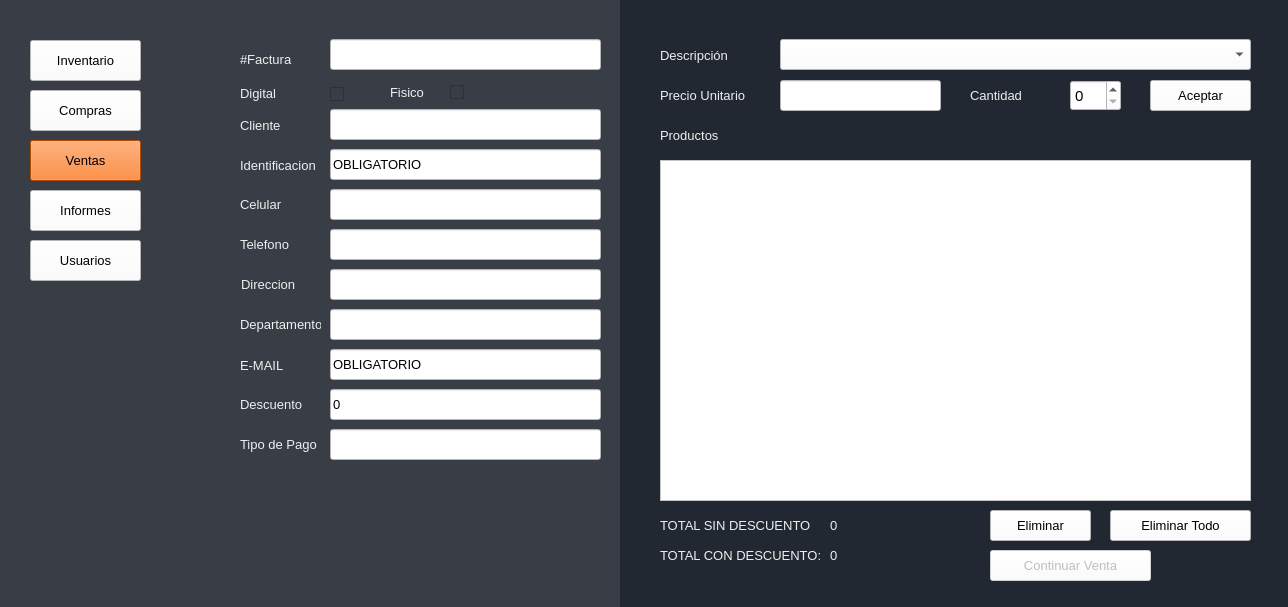
<?xml version="1.0" encoding="UTF-8"?>
<ui version="4.0">
 <class>Ventas</class>
 <widget class="QMainWindow" name="Ventas">
  <property name="windowModality">
   <enum>Qt::NonModal</enum>
  </property>
  <property name="geometry">
   <rect>
    <x>0</x>
    <y>0</y>
    <width>1288</width>
    <height>607</height>
   </rect>
  </property>
  <property name="sizePolicy">
   <sizepolicy hsizetype="Expanding" vsizetype="Expanding">
    <horstretch>0</horstretch>
    <verstretch>0</verstretch>
   </sizepolicy>
  </property>
  <property name="minimumSize">
   <size>
    <width>0</width>
    <height>0</height>
   </size>
  </property>
  <property name="maximumSize">
   <size>
    <width>1366</width>
    <height>768</height>
   </size>
  </property>
  <property name="windowTitle">
   <string>Ventas</string>
  </property>
  <property name="styleSheet">
   <string notr="true">background-color: rgb(255, 255, 255);</string>
  </property>
  <widget class="QWidget" name="centralwidget">
   <widget class="QLabel" name="label_5">
    <property name="geometry">
     <rect>
      <x>390</x>
      <y>77</y>
      <width>51</width>
      <height>31</height>
     </rect>
    </property>
    <property name="font">
     <font>
      <family>Arial</family>
      <pointsize>10</pointsize>
      <weight>50</weight>
      <bold>false</bold>
     </font>
    </property>
    <property name="styleSheet">
     <string notr="true">background-color: rgb(57, 62, 70);
color: rgb(238, 238, 238);</string>
    </property>
    <property name="text">
     <string>Fisico</string>
    </property>
   </widget>
   <widget class="QCheckBox" name="checkBoxDigital">
    <property name="geometry">
     <rect>
      <x>330</x>
      <y>86</y>
      <width>16</width>
      <height>17</height>
     </rect>
    </property>
    <property name="font">
     <font>
      <family>Eras Bold ITC</family>
      <pointsize>12</pointsize>
     </font>
    </property>
    <property name="styleSheet">
     <string notr="true">background-color: rgb(57, 62, 70);</string>
    </property>
    <property name="text">
     <string/>
    </property>
   </widget>
   <widget class="QLabel" name="label_7">
    <property name="geometry">
     <rect>
      <x>240</x>
      <y>78</y>
      <width>51</width>
      <height>31</height>
     </rect>
    </property>
    <property name="font">
     <font>
      <family>Arial</family>
      <pointsize>10</pointsize>
      <weight>50</weight>
      <bold>false</bold>
     </font>
    </property>
    <property name="styleSheet">
     <string notr="true">background-color: rgb(57, 62, 70);
color: rgb(238, 238, 238);</string>
    </property>
    <property name="text">
     <string>Digital</string>
    </property>
   </widget>
   <widget class="QCheckBox" name="checkBoxFisico">
    <property name="geometry">
     <rect>
      <x>450</x>
      <y>84</y>
      <width>16</width>
      <height>17</height>
     </rect>
    </property>
    <property name="font">
     <font>
      <family>Eras Bold ITC</family>
      <pointsize>12</pointsize>
     </font>
    </property>
    <property name="styleSheet">
     <string notr="true">background-color: rgb(57, 62, 70);</string>
    </property>
    <property name="text">
     <string/>
    </property>
   </widget>
   <widget class="QLabel" name="label_8">
    <property name="geometry">
     <rect>
      <x>240</x>
      <y>49</y>
      <width>61</width>
      <height>21</height>
     </rect>
    </property>
    <property name="font">
     <font>
      <family>Arial</family>
      <pointsize>10</pointsize>
      <weight>50</weight>
      <bold>false</bold>
     </font>
    </property>
    <property name="autoFillBackground">
     <bool>false</bool>
    </property>
    <property name="styleSheet">
     <string notr="true">background-color: rgb(57, 62, 70);
color: rgb(238, 238, 238);</string>
    </property>
    <property name="text">
     <string>#Factura</string>
    </property>
   </widget>
   <widget class="QLineEdit" name="lineEditFactura">
    <property name="geometry">
     <rect>
      <x>330</x>
      <y>39</y>
      <width>271</width>
      <height>31</height>
     </rect>
    </property>
    <property name="font">
     <font>
      <family>Arial</family>
      <pointsize>10</pointsize>
     </font>
    </property>
    <property name="styleSheet">
     <string notr="true">background-color: rgb(255, 255, 255);</string>
    </property>
    <property name="text">
     <string/>
    </property>
   </widget>
   <widget class="QLabel" name="label_9">
    <property name="geometry">
     <rect>
      <x>240</x>
      <y>110</y>
      <width>51</width>
      <height>31</height>
     </rect>
    </property>
    <property name="font">
     <font>
      <family>Arial</family>
      <pointsize>10</pointsize>
      <weight>50</weight>
      <bold>false</bold>
     </font>
    </property>
    <property name="styleSheet">
     <string notr="true">background-color: rgb(57, 62, 70);
color: rgb(238, 238, 238);</string>
    </property>
    <property name="text">
     <string>Cliente</string>
    </property>
   </widget>
   <widget class="QLineEdit" name="lineEditCliente">
    <property name="geometry">
     <rect>
      <x>330</x>
      <y>109</y>
      <width>271</width>
      <height>31</height>
     </rect>
    </property>
    <property name="font">
     <font>
      <family>Arial</family>
      <pointsize>10</pointsize>
     </font>
    </property>
    <property name="styleSheet">
     <string notr="true">background-color: rgb(255, 255, 255);</string>
    </property>
    <property name="text">
     <string/>
    </property>
   </widget>
   <widget class="QLabel" name="label_12">
    <property name="geometry">
     <rect>
      <x>240</x>
      <y>150</y>
      <width>91</width>
      <height>31</height>
     </rect>
    </property>
    <property name="font">
     <font>
      <family>Arial</family>
      <pointsize>10</pointsize>
      <weight>50</weight>
      <bold>false</bold>
     </font>
    </property>
    <property name="styleSheet">
     <string notr="true">background-color: rgb(57, 62, 70);
color: rgb(238, 238, 238);</string>
    </property>
    <property name="text">
     <string>Identificacion</string>
    </property>
   </widget>
   <widget class="QLineEdit" name="lineEditIdentificacion">
    <property name="geometry">
     <rect>
      <x>330</x>
      <y>149</y>
      <width>271</width>
      <height>31</height>
     </rect>
    </property>
    <property name="font">
     <font>
      <family>Arial</family>
      <pointsize>10</pointsize>
     </font>
    </property>
    <property name="styleSheet">
     <string notr="true">background-color: rgb(255, 255, 255);</string>
    </property>
    <property name="text">
     <string>OBLIGATORIO</string>
    </property>
   </widget>
   <widget class="QLabel" name="label_13">
    <property name="geometry">
     <rect>
      <x>240</x>
      <y>189</y>
      <width>71</width>
      <height>31</height>
     </rect>
    </property>
    <property name="font">
     <font>
      <family>Arial</family>
      <pointsize>10</pointsize>
      <weight>50</weight>
      <bold>false</bold>
     </font>
    </property>
    <property name="styleSheet">
     <string notr="true">background-color: rgb(57, 62, 70);
color: rgb(238, 238, 238);</string>
    </property>
    <property name="text">
     <string>Celular</string>
    </property>
   </widget>
   <widget class="QLineEdit" name="lineEditCelular">
    <property name="geometry">
     <rect>
      <x>330</x>
      <y>189</y>
      <width>271</width>
      <height>31</height>
     </rect>
    </property>
    <property name="font">
     <font>
      <family>Arial</family>
      <pointsize>10</pointsize>
     </font>
    </property>
    <property name="styleSheet">
     <string notr="true">background-color: rgb(255, 255, 255);</string>
    </property>
    <property name="text">
     <string/>
    </property>
   </widget>
   <widget class="QLabel" name="label_14">
    <property name="geometry">
     <rect>
      <x>240</x>
      <y>229</y>
      <width>61</width>
      <height>31</height>
     </rect>
    </property>
    <property name="font">
     <font>
      <family>Arial</family>
      <pointsize>10</pointsize>
      <weight>50</weight>
      <bold>false</bold>
     </font>
    </property>
    <property name="styleSheet">
     <string notr="true">background-color: rgb(57, 62, 70);
color: rgb(238, 238, 238);</string>
    </property>
    <property name="text">
     <string>Telefono</string>
    </property>
   </widget>
   <widget class="QLineEdit" name="lineEditTelefono">
    <property name="geometry">
     <rect>
      <x>330</x>
      <y>229</y>
      <width>271</width>
      <height>31</height>
     </rect>
    </property>
    <property name="font">
     <font>
      <family>Arial</family>
      <pointsize>10</pointsize>
     </font>
    </property>
    <property name="styleSheet">
     <string notr="true">background-color: rgb(255, 255, 255);</string>
    </property>
    <property name="text">
     <string/>
    </property>
   </widget>
   <widget class="QLabel" name="label_15">
    <property name="geometry">
     <rect>
      <x>241</x>
      <y>269</y>
      <width>71</width>
      <height>31</height>
     </rect>
    </property>
    <property name="font">
     <font>
      <family>Arial</family>
      <pointsize>10</pointsize>
      <weight>50</weight>
      <bold>false</bold>
     </font>
    </property>
    <property name="styleSheet">
     <string notr="true">background-color: rgb(57, 62, 70);
color: rgb(238, 238, 238);</string>
    </property>
    <property name="text">
     <string>Direccion</string>
    </property>
   </widget>
   <widget class="QLineEdit" name="lineEditDireccion">
    <property name="geometry">
     <rect>
      <x>330</x>
      <y>269</y>
      <width>271</width>
      <height>31</height>
     </rect>
    </property>
    <property name="font">
     <font>
      <family>Arial</family>
      <pointsize>10</pointsize>
     </font>
    </property>
    <property name="styleSheet">
     <string notr="true">background-color: rgb(255, 255, 255);</string>
    </property>
    <property name="text">
     <string/>
    </property>
   </widget>
   <widget class="QLabel" name="label_16">
    <property name="geometry">
     <rect>
      <x>240</x>
      <y>350</y>
      <width>51</width>
      <height>31</height>
     </rect>
    </property>
    <property name="font">
     <font>
      <family>Arial</family>
      <pointsize>10</pointsize>
      <weight>50</weight>
      <bold>false</bold>
     </font>
    </property>
    <property name="styleSheet">
     <string notr="true">background-color: rgb(57, 62, 70);
color: rgb(238, 238, 238);</string>
    </property>
    <property name="text">
     <string>E-MAIL</string>
    </property>
   </widget>
   <widget class="QLineEdit" name="lineEditEMAIL">
    <property name="geometry">
     <rect>
      <x>330</x>
      <y>349</y>
      <width>271</width>
      <height>31</height>
     </rect>
    </property>
    <property name="font">
     <font>
      <family>Arial</family>
      <pointsize>10</pointsize>
     </font>
    </property>
    <property name="styleSheet">
     <string notr="true">background-color: rgb(255, 255, 255);</string>
    </property>
    <property name="text">
     <string>OBLIGATORIO</string>
    </property>
   </widget>
   <widget class="QLineEdit" name="lineEditDescuento">
    <property name="enabled">
     <bool>true</bool>
    </property>
    <property name="geometry">
     <rect>
      <x>330</x>
      <y>389</y>
      <width>271</width>
      <height>31</height>
     </rect>
    </property>
    <property name="font">
     <font>
      <family>Arial</family>
      <pointsize>10</pointsize>
     </font>
    </property>
    <property name="styleSheet">
     <string notr="true">background-color: rgb(255, 255, 255);</string>
    </property>
    <property name="text">
     <string>0</string>
    </property>
   </widget>
   <widget class="QLabel" name="label_17">
    <property name="geometry">
     <rect>
      <x>240</x>
      <y>389</y>
      <width>71</width>
      <height>31</height>
     </rect>
    </property>
    <property name="font">
     <font>
      <family>Arial</family>
      <pointsize>10</pointsize>
      <weight>50</weight>
      <bold>false</bold>
     </font>
    </property>
    <property name="styleSheet">
     <string notr="true">background-color: rgb(57, 62, 70);
color: rgb(238, 238, 238);</string>
    </property>
    <property name="text">
     <string>Descuento</string>
    </property>
   </widget>
   <widget class="QLabel" name="label_4">
    <property name="geometry">
     <rect>
      <x>660</x>
      <y>40</y>
      <width>111</width>
      <height>31</height>
     </rect>
    </property>
    <property name="font">
     <font>
      <family>Arial</family>
      <pointsize>10</pointsize>
      <weight>50</weight>
      <bold>false</bold>
     </font>
    </property>
    <property name="styleSheet">
     <string notr="true">background-color: rgb(34, 40, 49);
color: rgb(238, 238, 238);</string>
    </property>
    <property name="text">
     <string>Descripción</string>
    </property>
   </widget>
   <widget class="QComboBox" name="comboBoxDescripcion">
    <property name="geometry">
     <rect>
      <x>780</x>
      <y>39</y>
      <width>471</width>
      <height>31</height>
     </rect>
    </property>
    <property name="font">
     <font>
      <family>Arial</family>
      <pointsize>10</pointsize>
     </font>
    </property>
    <property name="styleSheet">
     <string notr="true">background-color: rgb(255, 255, 255);</string>
    </property>
   </widget>
   <widget class="QSpinBox" name="spinBoxCantidad">
    <property name="geometry">
     <rect>
      <x>1070</x>
      <y>80</y>
      <width>51</width>
      <height>31</height>
     </rect>
    </property>
    <property name="font">
     <font>
      <family>Arial</family>
      <pointsize>11</pointsize>
     </font>
    </property>
    <property name="styleSheet">
     <string notr="true">background-color: rgb(255, 255, 255);</string>
    </property>
   </widget>
   <widget class="QPushButton" name="botonVentasAceptar">
    <property name="geometry">
     <rect>
      <x>1150</x>
      <y>80</y>
      <width>101</width>
      <height>31</height>
     </rect>
    </property>
    <property name="font">
     <font>
      <family>Arial</family>
      <pointsize>10</pointsize>
      <weight>50</weight>
      <bold>false</bold>
     </font>
    </property>
    <property name="styleSheet">
     <string notr="true">background-color: rgb(255, 255, 255);</string>
    </property>
    <property name="text">
     <string>Aceptar</string>
    </property>
   </widget>
   <widget class="QListWidget" name="listWidget">
    <property name="geometry">
     <rect>
      <x>660</x>
      <y>160</y>
      <width>591</width>
      <height>341</height>
     </rect>
    </property>
    <property name="font">
     <font>
      <family>Arial</family>
      <pointsize>10</pointsize>
     </font>
    </property>
    <property name="styleSheet">
     <string notr="true">background-color: rgb(255, 255, 255);</string>
    </property>
   </widget>
   <widget class="QPushButton" name="botonEliminar">
    <property name="geometry">
     <rect>
      <x>990</x>
      <y>510</y>
      <width>101</width>
      <height>31</height>
     </rect>
    </property>
    <property name="font">
     <font>
      <family>Arial</family>
      <pointsize>10</pointsize>
      <weight>50</weight>
      <bold>false</bold>
     </font>
    </property>
    <property name="styleSheet">
     <string notr="true">background-color: rgb(255, 255, 255);</string>
    </property>
    <property name="text">
     <string>Eliminar</string>
    </property>
   </widget>
   <widget class="QLabel" name="label_6">
    <property name="geometry">
     <rect>
      <x>660</x>
      <y>120</y>
      <width>91</width>
      <height>31</height>
     </rect>
    </property>
    <property name="font">
     <font>
      <family>Arial</family>
      <pointsize>10</pointsize>
      <weight>50</weight>
      <bold>false</bold>
     </font>
    </property>
    <property name="styleSheet">
     <string notr="true">background-color: rgb(34, 40, 49);
color: rgb(238, 238, 238);</string>
    </property>
    <property name="text">
     <string>Productos</string>
    </property>
   </widget>
   <widget class="QPushButton" name="botonEliminarTodo">
    <property name="geometry">
     <rect>
      <x>1110</x>
      <y>510</y>
      <width>141</width>
      <height>31</height>
     </rect>
    </property>
    <property name="font">
     <font>
      <family>Arial</family>
      <pointsize>10</pointsize>
      <weight>50</weight>
      <bold>false</bold>
     </font>
    </property>
    <property name="styleSheet">
     <string notr="true">background-color: rgb(255, 255, 255);</string>
    </property>
    <property name="text">
     <string>Eliminar Todo</string>
    </property>
   </widget>
   <widget class="QPushButton" name="botonContinuarVenta">
    <property name="enabled">
     <bool>false</bool>
    </property>
    <property name="geometry">
     <rect>
      <x>990</x>
      <y>550</y>
      <width>161</width>
      <height>31</height>
     </rect>
    </property>
    <property name="font">
     <font>
      <family>Arial</family>
      <pointsize>10</pointsize>
      <weight>50</weight>
      <bold>false</bold>
     </font>
    </property>
    <property name="styleSheet">
     <string notr="true">background-color: rgb(255, 255, 255);</string>
    </property>
    <property name="text">
     <string>Continuar Venta</string>
    </property>
   </widget>
   <widget class="QLabel" name="label_10">
    <property name="geometry">
     <rect>
      <x>660</x>
      <y>80</y>
      <width>141</width>
      <height>31</height>
     </rect>
    </property>
    <property name="font">
     <font>
      <family>Arial</family>
      <pointsize>10</pointsize>
      <weight>50</weight>
      <bold>false</bold>
     </font>
    </property>
    <property name="styleSheet">
     <string notr="true">background-color: rgb(34, 40, 49);
color: rgb(238, 238, 238);</string>
    </property>
    <property name="text">
     <string>Precio Unitario</string>
    </property>
   </widget>
   <widget class="QLineEdit" name="lineEditPrecio">
    <property name="geometry">
     <rect>
      <x>780</x>
      <y>80</y>
      <width>161</width>
      <height>31</height>
     </rect>
    </property>
    <property name="font">
     <font>
      <family>Arial</family>
      <pointsize>10</pointsize>
     </font>
    </property>
    <property name="styleSheet">
     <string notr="true">background-color: rgb(255, 255, 255);</string>
    </property>
    <property name="text">
     <string/>
    </property>
   </widget>
   <widget class="QLabel" name="label_11">
    <property name="geometry">
     <rect>
      <x>970</x>
      <y>80</y>
      <width>91</width>
      <height>31</height>
     </rect>
    </property>
    <property name="font">
     <font>
      <family>Arial</family>
      <pointsize>10</pointsize>
      <weight>50</weight>
      <bold>false</bold>
     </font>
    </property>
    <property name="styleSheet">
     <string notr="true">background-color: rgb(34, 40, 49);
color: rgb(238, 238, 238);</string>
    </property>
    <property name="text">
     <string>Cantidad</string>
    </property>
   </widget>
   <widget class="QLabel" name="label">
    <property name="geometry">
     <rect>
      <x>620</x>
      <y>0</y>
      <width>701</width>
      <height>611</height>
     </rect>
    </property>
    <property name="font">
     <font>
      <family>Eras Bold ITC</family>
      <pointsize>12</pointsize>
      <weight>50</weight>
      <bold>false</bold>
     </font>
    </property>
    <property name="styleSheet">
     <string notr="true">background-color: rgb(34, 40, 49);
color: rgb(238, 238, 238);</string>
    </property>
    <property name="text">
     <string/>
    </property>
   </widget>
   <widget class="QPushButton" name="botonInformes">
    <property name="geometry">
     <rect>
      <x>30</x>
      <y>190</y>
      <width>111</width>
      <height>41</height>
     </rect>
    </property>
    <property name="font">
     <font>
      <family>Arial</family>
      <pointsize>10</pointsize>
      <weight>50</weight>
      <bold>false</bold>
     </font>
    </property>
    <property name="styleSheet">
     <string notr="true">background-color: rgb(255, 255, 255);</string>
    </property>
    <property name="text">
     <string>Informes</string>
    </property>
   </widget>
   <widget class="QPushButton" name="botonCompras">
    <property name="geometry">
     <rect>
      <x>30</x>
      <y>90</y>
      <width>111</width>
      <height>41</height>
     </rect>
    </property>
    <property name="font">
     <font>
      <family>Arial</family>
      <pointsize>10</pointsize>
      <weight>50</weight>
      <bold>false</bold>
     </font>
    </property>
    <property name="styleSheet">
     <string notr="true">background-color: rgb(255, 255, 255);</string>
    </property>
    <property name="text">
     <string>Compras</string>
    </property>
   </widget>
   <widget class="QPushButton" name="botonInventario">
    <property name="geometry">
     <rect>
      <x>30</x>
      <y>40</y>
      <width>111</width>
      <height>41</height>
     </rect>
    </property>
    <property name="font">
     <font>
      <family>Arial</family>
      <pointsize>10</pointsize>
      <weight>50</weight>
      <bold>false</bold>
     </font>
    </property>
    <property name="styleSheet">
     <string notr="true">background-color: rgb(255, 255, 255);</string>
    </property>
    <property name="text">
     <string>Inventario</string>
    </property>
   </widget>
   <widget class="QPushButton" name="botonVentas">
    <property name="geometry">
     <rect>
      <x>30</x>
      <y>140</y>
      <width>111</width>
      <height>41</height>
     </rect>
    </property>
    <property name="font">
     <font>
      <family>Arial</family>
      <pointsize>10</pointsize>
      <weight>50</weight>
      <bold>false</bold>
     </font>
    </property>
    <property name="styleSheet">
     <string notr="true">background-color: rgb(255, 102, 0);</string>
    </property>
    <property name="text">
     <string>Ventas</string>
    </property>
   </widget>
   <widget class="QLabel" name="label_18">
    <property name="geometry">
     <rect>
      <x>240</x>
      <y>429</y>
      <width>91</width>
      <height>31</height>
     </rect>
    </property>
    <property name="font">
     <font>
      <family>Arial</family>
      <pointsize>10</pointsize>
      <weight>50</weight>
      <bold>false</bold>
     </font>
    </property>
    <property name="styleSheet">
     <string notr="true">background-color: rgb(57, 62, 70);
color: rgb(238, 238, 238);</string>
    </property>
    <property name="text">
     <string>Tipo de Pago</string>
    </property>
   </widget>
   <widget class="QLineEdit" name="lineEditTipoPago">
    <property name="enabled">
     <bool>true</bool>
    </property>
    <property name="geometry">
     <rect>
      <x>330</x>
      <y>429</y>
      <width>271</width>
      <height>31</height>
     </rect>
    </property>
    <property name="font">
     <font>
      <family>Arial</family>
      <pointsize>10</pointsize>
     </font>
    </property>
    <property name="styleSheet">
     <string notr="true">background-color: rgb(255, 255, 255);</string>
    </property>
    <property name="text">
     <string/>
    </property>
   </widget>
   <widget class="QLabel" name="label_19">
    <property name="geometry">
     <rect>
      <x>240</x>
      <y>309</y>
      <width>81</width>
      <height>31</height>
     </rect>
    </property>
    <property name="font">
     <font>
      <family>Arial</family>
      <pointsize>10</pointsize>
      <weight>50</weight>
      <bold>false</bold>
     </font>
    </property>
    <property name="styleSheet">
     <string notr="true">background-color: rgb(57, 62, 70);
color: rgb(238, 238, 238);</string>
    </property>
    <property name="text">
     <string>Departamento</string>
    </property>
   </widget>
   <widget class="QLineEdit" name="lineEditDepartamento">
    <property name="enabled">
     <bool>true</bool>
    </property>
    <property name="geometry">
     <rect>
      <x>330</x>
      <y>309</y>
      <width>271</width>
      <height>31</height>
     </rect>
    </property>
    <property name="font">
     <font>
      <family>Arial</family>
      <pointsize>10</pointsize>
     </font>
    </property>
    <property name="styleSheet">
     <string notr="true">background-color: rgb(255, 255, 255);</string>
    </property>
    <property name="text">
     <string/>
    </property>
   </widget>
   <widget class="QPushButton" name="Usuarios">
    <property name="geometry">
     <rect>
      <x>30</x>
      <y>240</y>
      <width>111</width>
      <height>41</height>
     </rect>
    </property>
    <property name="font">
     <font>
      <family>Arial</family>
      <pointsize>10</pointsize>
      <weight>50</weight>
      <bold>false</bold>
     </font>
    </property>
    <property name="styleSheet">
     <string notr="true">background-color: rgb(255, 255, 255);</string>
    </property>
    <property name="text">
     <string>Usuarios</string>
    </property>
   </widget>
   <widget class="QLabel" name="Label_Total">
    <property name="geometry">
     <rect>
      <x>830</x>
      <y>510</y>
      <width>131</width>
      <height>31</height>
     </rect>
    </property>
    <property name="font">
     <font>
      <family>Arial</family>
      <pointsize>10</pointsize>
      <weight>50</weight>
      <bold>false</bold>
     </font>
    </property>
    <property name="styleSheet">
     <string notr="true">background-color: rgb(34, 40, 49);
color: rgb(238, 238, 238);</string>
    </property>
    <property name="text">
     <string>0</string>
    </property>
   </widget>
   <widget class="QLabel" name="label_2">
    <property name="geometry">
     <rect>
      <x>660</x>
      <y>510</y>
      <width>151</width>
      <height>31</height>
     </rect>
    </property>
    <property name="font">
     <font>
      <family>Arial</family>
      <pointsize>10</pointsize>
      <weight>50</weight>
      <bold>false</bold>
     </font>
    </property>
    <property name="styleSheet">
     <string notr="true">background-color: rgb(34, 40, 49);
color: rgb(238, 238, 238);</string>
    </property>
    <property name="text">
     <string>TOTAL SIN DESCUENTO:</string>
    </property>
   </widget>
   <widget class="QLabel" name="label_3">
    <property name="geometry">
     <rect>
      <x>660</x>
      <y>540</y>
      <width>171</width>
      <height>31</height>
     </rect>
    </property>
    <property name="font">
     <font>
      <family>Arial</family>
      <pointsize>10</pointsize>
      <weight>50</weight>
      <bold>false</bold>
     </font>
    </property>
    <property name="styleSheet">
     <string notr="true">background-color: rgb(34, 40, 49);
color: rgb(238, 238, 238);</string>
    </property>
    <property name="text">
     <string>TOTAL CON DESCUENTO:</string>
    </property>
   </widget>
   <widget class="QLabel" name="valor_Descuento">
    <property name="geometry">
     <rect>
      <x>830</x>
      <y>540</y>
      <width>131</width>
      <height>31</height>
     </rect>
    </property>
    <property name="font">
     <font>
      <family>Arial</family>
      <pointsize>10</pointsize>
      <weight>50</weight>
      <bold>false</bold>
     </font>
    </property>
    <property name="styleSheet">
     <string notr="true">background-color: rgb(34, 40, 49);
color: rgb(238, 238, 238);</string>
    </property>
    <property name="text">
     <string>0</string>
    </property>
   </widget>
   <widget class="QLabel" name="label_21">
    <property name="geometry">
     <rect>
      <x>0</x>
      <y>0</y>
      <width>621</width>
      <height>621</height>
     </rect>
    </property>
    <property name="styleSheet">
     <string notr="true">background-color: rgb(57, 62, 70);</string>
    </property>
    <property name="text">
     <string/>
    </property>
   </widget>
   <zorder>label_21</zorder>
   <zorder>label</zorder>
   <zorder>label_5</zorder>
   <zorder>checkBoxDigital</zorder>
   <zorder>label_7</zorder>
   <zorder>checkBoxFisico</zorder>
   <zorder>label_8</zorder>
   <zorder>lineEditFactura</zorder>
   <zorder>label_9</zorder>
   <zorder>lineEditCliente</zorder>
   <zorder>label_12</zorder>
   <zorder>lineEditIdentificacion</zorder>
   <zorder>label_13</zorder>
   <zorder>lineEditCelular</zorder>
   <zorder>label_14</zorder>
   <zorder>lineEditTelefono</zorder>
   <zorder>label_15</zorder>
   <zorder>lineEditDireccion</zorder>
   <zorder>label_16</zorder>
   <zorder>lineEditEMAIL</zorder>
   <zorder>lineEditDescuento</zorder>
   <zorder>label_17</zorder>
   <zorder>label_4</zorder>
   <zorder>comboBoxDescripcion</zorder>
   <zorder>spinBoxCantidad</zorder>
   <zorder>botonVentasAceptar</zorder>
   <zorder>botonEliminar</zorder>
   <zorder>label_6</zorder>
   <zorder>botonEliminarTodo</zorder>
   <zorder>botonContinuarVenta</zorder>
   <zorder>label_10</zorder>
   <zorder>lineEditPrecio</zorder>
   <zorder>label_11</zorder>
   <zorder>listWidget</zorder>
   <zorder>botonInformes</zorder>
   <zorder>botonCompras</zorder>
   <zorder>botonInventario</zorder>
   <zorder>botonVentas</zorder>
   <zorder>label_18</zorder>
   <zorder>lineEditTipoPago</zorder>
   <zorder>label_19</zorder>
   <zorder>lineEditDepartamento</zorder>
   <zorder>Usuarios</zorder>
   <zorder>Label_Total</zorder>
   <zorder>label_2</zorder>
   <zorder>label_3</zorder>
   <zorder>valor_Descuento</zorder>
  </widget>
 </widget>
 <tabstops>
  <tabstop>botonInventario</tabstop>
  <tabstop>botonCompras</tabstop>
  <tabstop>botonVentas</tabstop>
  <tabstop>botonInformes</tabstop>
  <tabstop>Usuarios</tabstop>
  <tabstop>lineEditFactura</tabstop>
  <tabstop>checkBoxDigital</tabstop>
  <tabstop>checkBoxFisico</tabstop>
  <tabstop>lineEditCliente</tabstop>
  <tabstop>lineEditIdentificacion</tabstop>
  <tabstop>lineEditCelular</tabstop>
  <tabstop>lineEditTelefono</tabstop>
  <tabstop>lineEditDireccion</tabstop>
  <tabstop>lineEditDepartamento</tabstop>
  <tabstop>lineEditEMAIL</tabstop>
  <tabstop>lineEditDescuento</tabstop>
  <tabstop>lineEditTipoPago</tabstop>
  <tabstop>comboBoxDescripcion</tabstop>
  <tabstop>lineEditPrecio</tabstop>
  <tabstop>spinBoxCantidad</tabstop>
  <tabstop>botonVentasAceptar</tabstop>
  <tabstop>listWidget</tabstop>
  <tabstop>botonEliminar</tabstop>
  <tabstop>botonEliminarTodo</tabstop>
  <tabstop>botonContinuarVenta</tabstop>
 </tabstops>
 <resources/>
 <connections/>
</ui>
